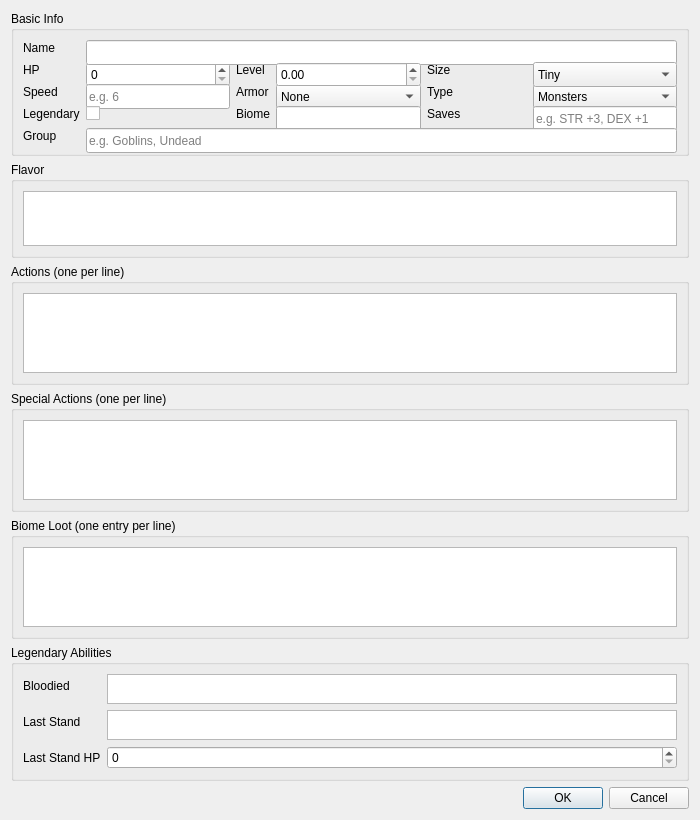
<?xml version="1.0" encoding="UTF-8"?>
<ui version="4.0">
 <class>AddEditMonsterDialog</class>
 <widget class="QDialog" name="AddEditMonsterDialog">
  <property name="geometry">
   <rect>
    <x>0</x>
    <y>0</y>
    <width>700</width>
    <height>820</height>
   </rect>
  </property>
  <property name="sizePolicy">
   <sizepolicy hsizetype="Fixed" vsizetype="Fixed">
    <horstretch>0</horstretch>
    <verstretch>0</verstretch>
   </sizepolicy>
  </property>
  <property name="minimumSize">
   <size>
    <width>700</width>
    <height>820</height>
   </size>
  </property>
  <property name="maximumSize">
   <size>
    <width>700</width>
    <height>820</height>
   </size>
  </property>
  <property name="windowTitle">
   <string>Add / Edit Monster</string>
  </property>
  <layout class="QVBoxLayout" name="verticalLayout_root">
   <item>
    <widget class="QGroupBox" name="groupBox_basic">
     <property name="title">
      <string>Basic Info</string>
     </property>
     <layout class="QGridLayout" name="gridLayout_basic">
      <item row="2" column="2">
       <widget class="QLabel" name="label_level">
        <property name="text">
         <string>Level</string>
        </property>
       </widget>
      </item>
      <item row="3" column="3">
       <widget class="QComboBox" name="armorCombo">
        <property name="minimumSize">
         <size>
          <width>0</width>
          <height>25</height>
         </size>
        </property>
        <item>
         <property name="text">
          <string>None</string>
         </property>
        </item>
        <item>
         <property name="text">
          <string>Medium</string>
         </property>
        </item>
        <item>
         <property name="text">
          <string>Heavy</string>
         </property>
        </item>
       </widget>
      </item>
      <item row="3" column="5">
       <widget class="QComboBox" name="typeCombo">
        <property name="minimumSize">
         <size>
          <width>0</width>
          <height>25</height>
         </size>
        </property>
        <item>
         <property name="text">
          <string>Monsters</string>
         </property>
        </item>
        <item>
         <property name="text">
          <string>Boss</string>
         </property>
        </item>
        <item>
         <property name="text">
          <string>Minion</string>
         </property>
        </item>
       </widget>
      </item>
      <item row="2" column="1">
       <widget class="QSpinBox" name="hpSpin">
        <property name="minimumSize">
         <size>
          <width>0</width>
          <height>25</height>
         </size>
        </property>
        <property name="minimum">
         <number>0</number>
        </property>
        <property name="maximum">
         <number>9999</number>
        </property>
       </widget>
      </item>
      <item row="2" column="4">
       <widget class="QLabel" name="label_size">
        <property name="text">
         <string>Size</string>
        </property>
       </widget>
      </item>
      <item row="0" column="1" colspan="5">
       <widget class="QLineEdit" name="monsterNameEdit">
        <property name="minimumSize">
         <size>
          <width>0</width>
          <height>25</height>
         </size>
        </property>
       </widget>
      </item>
      <item row="2" column="5">
       <widget class="QComboBox" name="sizeCombo">
        <property name="minimumSize">
         <size>
          <width>0</width>
          <height>25</height>
         </size>
        </property>
        <item>
         <property name="text">
          <string>Tiny</string>
         </property>
        </item>
        <item>
         <property name="text">
          <string>Small</string>
         </property>
        </item>
        <item>
         <property name="text">
          <string>Medium</string>
         </property>
        </item>
        <item>
         <property name="text">
          <string>Large</string>
         </property>
        </item>
        <item>
         <property name="text">
          <string>Huge</string>
         </property>
        </item>
        <item>
         <property name="text">
          <string>Gargantuan</string>
         </property>
        </item>
       </widget>
      </item>
      <item row="2" column="0">
       <widget class="QLabel" name="label_hp">
        <property name="text">
         <string>HP</string>
        </property>
       </widget>
      </item>
      <item row="3" column="0">
       <widget class="QLabel" name="label_speed">
        <property name="text">
         <string>Speed</string>
        </property>
       </widget>
      </item>
      <item row="0" column="0">
       <widget class="QLabel" name="label_name">
        <property name="text">
         <string>Name</string>
        </property>
       </widget>
      </item>
      <item row="2" column="3">
       <widget class="QDoubleSpinBox" name="levelSpin">
        <property name="decimals">
         <number>2</number>
        </property>
        <property name="minimum">
         <double>0.000000000000000</double>
        </property>
        <property name="singleStep">
         <double>0.250000000000000</double>
        </property>
        <property name="minimumSize">
         <size>
          <width>0</width>
          <height>25</height>
         </size>
        </property>
        <property name="minimum">
         <number>0</number>
        </property>
        <property name="maximum">
         <number>100</number>
        </property>
       </widget>
      </item>
      <item row="3" column="2">
       <widget class="QLabel" name="label_armor">
        <property name="text">
         <string>Armor</string>
        </property>
       </widget>
      </item>
      <item row="3" column="1">
       <widget class="QLineEdit" name="speedEdit">
        <property name="minimumSize">
         <size>
          <width>0</width>
          <height>25</height>
         </size>
        </property>
        <property name="placeholderText">
         <string>e.g. 6</string>
        </property>
       </widget>
      </item>
      <item row="3" column="4">
       <widget class="QLabel" name="label_type">
        <property name="text">
         <string>Type</string>
        </property>
       </widget>
      </item>
      <item row="5" column="1">
       <widget class="QCheckBox" name="legendaryCheck">
        <property name="text">
         <string/>
        </property>
       </widget>
      </item>
      <item row="5" column="0">
       <widget class="QLabel" name="label_legendary">
        <property name="text">
         <string>Legendary</string>
        </property>
       </widget>
      </item>
      <item row="5" column="2">
       <widget class="QLabel" name="label_biome">
        <property name="text">
         <string>Biome</string>
        </property>
       </widget>
      </item>
      <item row="5" column="3">
       <widget class="QLineEdit" name="biomeEdit">
        <property name="minimumSize">
         <size>
          <width>0</width>
          <height>25</height>
         </size>
        </property>
       </widget>
      </item>
      <item row="5" column="4">
       <widget class="QLabel" name="label_saves">
        <property name="sizePolicy">
         <sizepolicy hsizetype="Preferred" vsizetype="Fixed">
          <horstretch>0</horstretch>
          <verstretch>0</verstretch>
         </sizepolicy>
        </property>
        <property name="minimumSize">
         <size>
          <width>100</width>
          <height>0</height>
         </size>
        </property>
        <property name="maximumSize">
         <size>
          <width>100</width>
          <height>16777215</height>
         </size>
        </property>
        <property name="text">
         <string>Saves</string>
        </property>
       </widget>
      </item>
      <item row="5" column="5">
       <widget class="QLineEdit" name="savesEdit">
        <property name="sizePolicy">
         <sizepolicy hsizetype="Expanding" vsizetype="Fixed">
          <horstretch>0</horstretch>
          <verstretch>0</verstretch>
         </sizepolicy>
        </property>
        <property name="minimumSize">
         <size>
          <width>0</width>
          <height>25</height>
         </size>
        </property>
        <property name="placeholderText">
         <string>e.g. STR +3, DEX +1</string>
        </property>
       </widget>
      </item>
      <item row="6" column="0">
       <widget class="QLabel" name="label_group">
        <property name="text">
         <string>Group</string>
        </property>
       </widget>
      </item>
      <item row="6" column="1" colspan="5">
       <widget class="QLineEdit" name="groupEdit">
        <property name="minimumSize">
         <size>
          <width>0</width>
          <height>25</height>
         </size>
        </property>
        <property name="placeholderText">
         <string>e.g. Goblins, Undead</string>
        </property>
       </widget>
      </item>
     </layout>
    </widget>
   </item>
   <item>
    <widget class="QGroupBox" name="groupBox_flavor">
     <property name="sizePolicy">
      <sizepolicy hsizetype="Expanding" vsizetype="Preferred">
       <horstretch>0</horstretch>
       <verstretch>0</verstretch>
      </sizepolicy>
     </property>
     <property name="minimumSize">
      <size>
       <width>0</width>
       <height>0</height>
      </size>
     </property>
     <property name="title">
      <string>Flavor</string>
     </property>
     <layout class="QVBoxLayout" name="verticalLayout_flavor">
      <item>
       <widget class="QPlainTextEdit" name="flavorEdit">
        <property name="sizePolicy">
         <sizepolicy hsizetype="Expanding" vsizetype="Fixed">
          <horstretch>0</horstretch>
          <verstretch>0</verstretch>
         </sizepolicy>
        </property>
        <property name="minimumSize">
         <size>
          <width>0</width>
          <height>55</height>
         </size>
        </property>
        <property name="maximumSize">
         <size>
          <width>16777215</width>
          <height>55</height>
         </size>
        </property>
       </widget>
      </item>
     </layout>
    </widget>
   </item>
   <item>
    <widget class="QGroupBox" name="groupBox_actions">
     <property name="sizePolicy">
      <sizepolicy hsizetype="Preferred" vsizetype="Preferred">
       <horstretch>0</horstretch>
       <verstretch>0</verstretch>
      </sizepolicy>
     </property>
     <property name="minimumSize">
      <size>
       <width>0</width>
       <height>0</height>
      </size>
     </property>
     <property name="title">
      <string>Actions (one per line)</string>
     </property>
     <layout class="QVBoxLayout" name="verticalLayout_actions">
      <item>
       <widget class="QPlainTextEdit" name="actionsEdit">
        <property name="sizePolicy">
         <sizepolicy hsizetype="Expanding" vsizetype="Fixed">
          <horstretch>0</horstretch>
          <verstretch>0</verstretch>
         </sizepolicy>
        </property>
        <property name="minimumSize">
         <size>
          <width>0</width>
          <height>80</height>
         </size>
        </property>
        <property name="maximumSize">
         <size>
          <width>16777215</width>
          <height>80</height>
         </size>
        </property>
       </widget>
      </item>
     </layout>
    </widget>
   </item>
   <item>
    <widget class="QGroupBox" name="groupBox_special_actions">
     <property name="sizePolicy">
      <sizepolicy hsizetype="Preferred" vsizetype="Preferred">
       <horstretch>0</horstretch>
       <verstretch>0</verstretch>
      </sizepolicy>
     </property>
     <property name="minimumSize">
      <size>
       <width>0</width>
       <height>0</height>
      </size>
     </property>
     <property name="title">
      <string>Special Actions (one per line)</string>
     </property>
     <layout class="QVBoxLayout" name="verticalLayout_special_actions">
      <item>
       <widget class="QPlainTextEdit" name="specialActionsEdit">
        <property name="sizePolicy">
         <sizepolicy hsizetype="Expanding" vsizetype="Fixed">
          <horstretch>0</horstretch>
          <verstretch>0</verstretch>
         </sizepolicy>
        </property>
        <property name="minimumSize">
         <size>
          <width>0</width>
          <height>80</height>
         </size>
        </property>
        <property name="maximumSize">
         <size>
          <width>16777215</width>
          <height>80</height>
         </size>
        </property>
       </widget>
      </item>
     </layout>
    </widget>
   </item>
   <item>
    <widget class="QGroupBox" name="groupBox_biome_loot">
     <property name="sizePolicy">
      <sizepolicy hsizetype="Preferred" vsizetype="Preferred">
       <horstretch>0</horstretch>
       <verstretch>0</verstretch>
      </sizepolicy>
     </property>
     <property name="minimumSize">
      <size>
       <width>0</width>
       <height>0</height>
      </size>
     </property>
     <property name="title">
      <string>Biome Loot (one entry per line)</string>
     </property>
     <layout class="QVBoxLayout" name="verticalLayout_biome_loot">
      <item>
       <widget class="QPlainTextEdit" name="lootEdit">
        <property name="sizePolicy">
         <sizepolicy hsizetype="Expanding" vsizetype="Fixed">
          <horstretch>0</horstretch>
          <verstretch>0</verstretch>
         </sizepolicy>
        </property>
        <property name="minimumSize">
         <size>
          <width>0</width>
          <height>80</height>
         </size>
        </property>
        <property name="maximumSize">
         <size>
          <width>16777215</width>
          <height>80</height>
         </size>
        </property>
       </widget>
      </item>
     </layout>
    </widget>
   </item>
   <item>
    <widget class="QGroupBox" name="groupBox_legendary">
     <property name="sizePolicy">
      <sizepolicy hsizetype="Preferred" vsizetype="Preferred">
       <horstretch>0</horstretch>
       <verstretch>0</verstretch>
      </sizepolicy>
     </property>
     <property name="minimumSize">
      <size>
       <width>0</width>
       <height>0</height>
      </size>
     </property>
     <property name="title">
      <string>Legendary Abilities</string>
     </property>
     <layout class="QFormLayout" name="formLayout_legendary">
      <item row="0" column="0">
       <widget class="QLabel" name="label_bloodied">
        <property name="text">
         <string>Bloodied</string>
        </property>
       </widget>
      </item>
      <item row="0" column="1">
       <widget class="QPlainTextEdit" name="bloodiedEdit">
        <property name="sizePolicy">
         <sizepolicy hsizetype="Expanding" vsizetype="Fixed">
          <horstretch>0</horstretch>
          <verstretch>0</verstretch>
         </sizepolicy>
        </property>
        <property name="minimumSize">
         <size>
          <width>0</width>
          <height>30</height>
         </size>
        </property>
        <property name="maximumSize">
         <size>
          <width>16777215</width>
          <height>30</height>
         </size>
        </property>
       </widget>
      </item>
      <item row="1" column="0">
       <widget class="QLabel" name="label_last_stand">
        <property name="text">
         <string>Last Stand</string>
        </property>
       </widget>
      </item>
      <item row="2" column="0">
       <widget class="QLabel" name="label_last_stand_hp">
        <property name="text">
         <string>Last Stand HP</string>
        </property>
       </widget>
      </item>
      <item row="2" column="1">
       <widget class="QSpinBox" name="lastStandHpSpin">
        <property name="minimum">
         <number>0</number>
        </property>
        <property name="maximum">
         <number>9999</number>
        </property>
       </widget>
      </item>
      <item row="1" column="1">
       <widget class="QPlainTextEdit" name="lastStandEdit">
        <property name="sizePolicy">
         <sizepolicy hsizetype="Expanding" vsizetype="Fixed">
          <horstretch>0</horstretch>
          <verstretch>0</verstretch>
         </sizepolicy>
        </property>
        <property name="minimumSize">
         <size>
          <width>0</width>
          <height>30</height>
         </size>
        </property>
        <property name="maximumSize">
         <size>
          <width>16777215</width>
          <height>30</height>
         </size>
        </property>
       </widget>
      </item>
     </layout>
    </widget>
   </item>
   <item>
    <widget class="QDialogButtonBox" name="buttonBox">
     <property name="standardButtons">
      <set>QDialogButtonBox::StandardButton::Cancel|QDialogButtonBox::StandardButton::Ok</set>
     </property>
    </widget>
   </item>
  </layout>
 </widget>
 <resources/>
 <connections/>
</ui>
